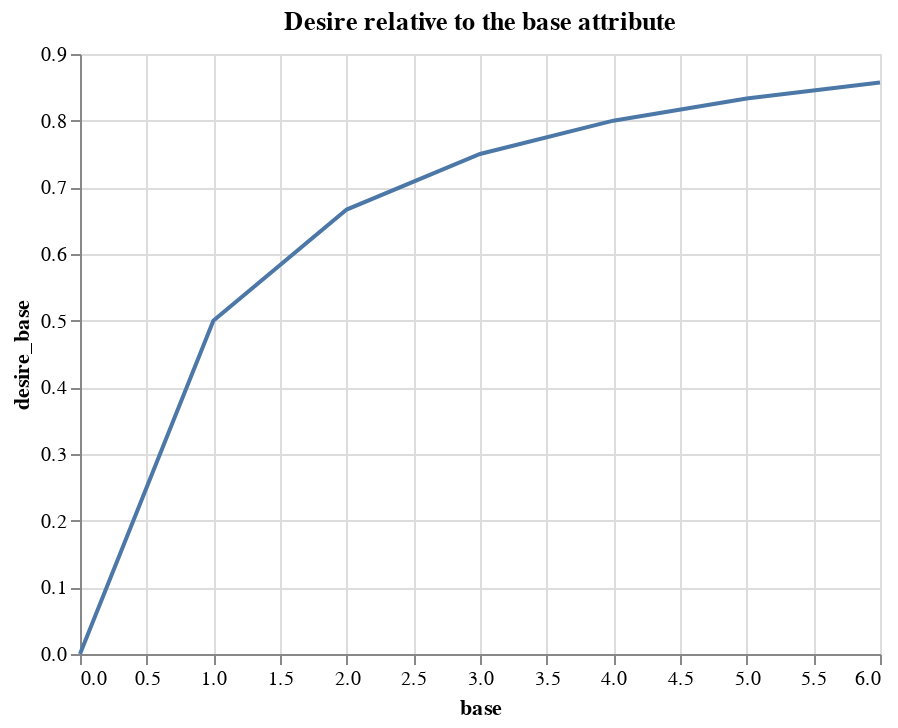

Source (notebook cell):
### Markdown cell above
# population wants to improve industry

populations want to improve industry when:
* they are not wealty
* they are at war

### Code cell
# Marginal return on base attribute
n = 2
ind_df = pd.DataFrame(np.sort([float(p['wealth']) for p in pops]),columns=['wealth'])
ind_df['base'] = range(len(ind_df))
ind_df['desires_industry'] = ind_df['wealth'].apply(lambda x: ((x+1)**(1-n) - 1)/(1-n))
ind_df['desire_base'] = ind_df['base'].apply(lambda x: ((x+1)**(1-n) - 1)/(1-n))
alt.Chart(ind_df).mark_line().encode(x='base',y='desire_base').properties(title="Desire relative to the base attribute")

### Figure 1 — Vega-Lite specification as saved in the notebook (floating-point values rounded to 4 significant figures)
{"config": {"view": {"continuousWidth": 400, "continuousHeight": 300}}, "data": {"name": "data-6df6e6ca78ef2f4e8e0a8af853020c5c"}, "mark": "line", "encoding": {"x": {"type": "quantitative", "field": "base"}, "y": {"type": "quantitative", "field": "desire_base"}}, "title": "Desire relative to the base attribute", "$schema": "https://vega.github.io/schema/vega-lite/v4.8.1.json", "datasets": {"data-6df6e6ca78ef2f4e8e0a8af853020c5c": [{"wealth": 0.548, "base": 0, "desires_industry": 0.354, "desire_base": -0.0}, {"wealth": 0.6058, "base": 1, "desires_industry": 0.3773, "desire_base": 0.5}, {"wealth": 0.6082, "base": 2, "desires_industry": 0.3782, "desire_base": 0.6667}, {"wealth": 0.6088, "base": 3, "desires_industry": 0.3784, "desire_base": 0.75}, {"wealth": 0.6362, "base": 4, "desires_industry": 0.3888, "desire_base": 0.8}, {"wealth": 0.643, "base": 5, "desires_industry": 0.3914, "desire_base": 0.8333}, {"wealth": 0.7252, "base": 6, "desires_industry": 0.4204, "desire_base": 0.8571}]}}
